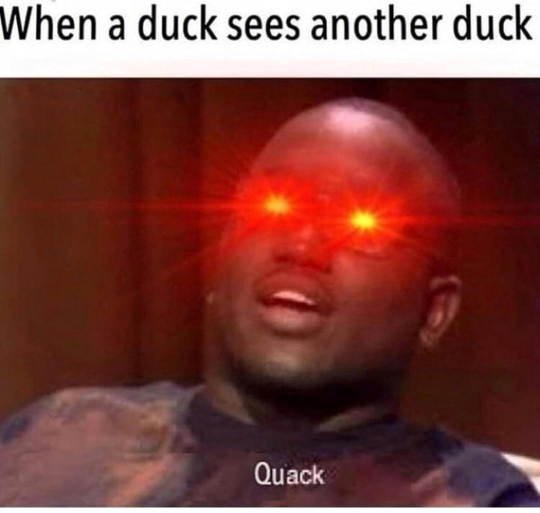
#> input picture dispimg.jpg, 1080 x 1026 px, found by its file name (shown at 1/2 size)
$ python tutorial00.py
#> lines starting #> are read from the running program, lines starting #| are printed output that depends on the picture
import cv2
## Part 00: Reading the image
## imread function reads the image specified
img=cv2.imread('images/dispimg.jpg')
#> img is the input picture: shape (1026, 1080, 3); mean B, G, R 60.8, 66.1, 121.7
## Part 01: Reading the size of the image and performing operations
## reading and printing size of the image
(h,w)=img.shape[:2]
#> h = 1026; w = 1080
print("The size of the image is",h,"x",w)
#| The size of the image is 1026 x 1080

## to access the image's pixel at x=250 y=500 we can use the following
''' Sidenote #1:
 OpenCV uses BGR ordering because it was a standard when OpenCV
 was being built.But now, RGB is the most common standard for ordering,
 even OpenCV could change its ordering to RGB but modifying it could break the code.
'''
(b,g,r)=img[250,500]
#> b = 3; g = 11; r = 104
print("R:",r," G:",g," B:",b)
#| R: 104  G: 11  B: 3

##cropping the image to 400x600,220x500
Region_of_Interest = img[400:600,220:500]
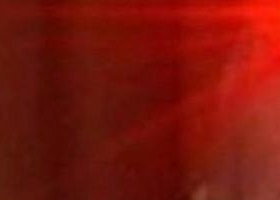
#> Region_of_Interest: shape (200, 280, 3); mean B, G, R 10.8, 21.1, 122.7

## resizing image
# use cv2.resize function along with size
small=cv2.resize(img,(500,500))
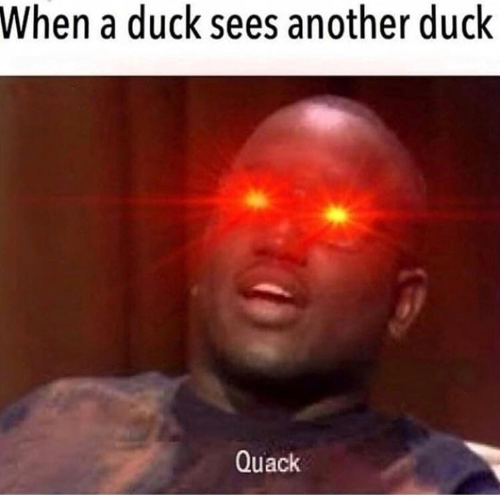
#> small: shape (500, 500, 3); mean B, G, R 60.6, 66, 121.6
# resize image to smaller size with fixed aspect ratio
# below is the standard formulae to perform the latter
r = 300.0/w
#> r = 0.278
dim = (300,int(h * r))
#> dim = (300, 285)
# pass the args to resize the image
asp=cv2.resize(img,dim)
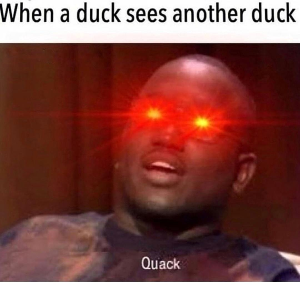
#> asp: shape (285, 300, 3); mean B, G, R 60.6, 66, 121.6
# resizing with imutils
import imutils
asp =imutils.resize(img,width=300)

# rotation of image
#compute the center
center = (w//2,h//2)
#> center = (540, 513)
## using getRotationMatrix2D to get the affine matrix
''' SideNotes 02- Syntax for getRotation2DMatrix
    1.center
    2.angle of rotation
    3.scale (uses isotropic scale factor)
    refer to https://docs.opencv.org/2.4/modules/imgproc/doc/geometric_transformations.html
'''
m = cv2.getRotationMatrix2D(center,-45.0,1.00)
## applying affine transformation
rotated=cv2.warpAffine(img,m,(w,h))
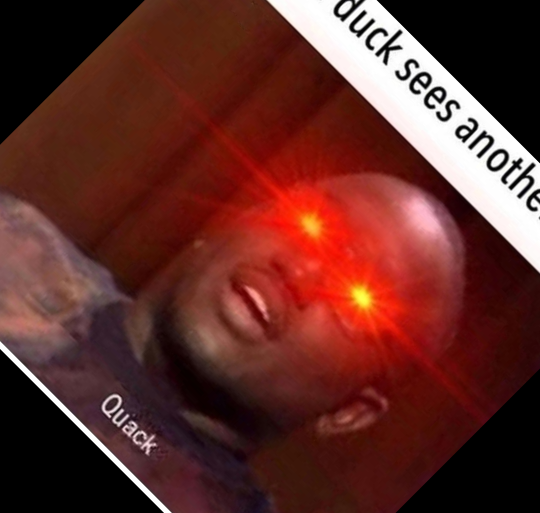
#> rotated: shape (1026, 1080, 3) (shown at 1/2 size); mean B, G, R 39.4, 45, 96.7

## performing rotation using imutils library
rotated_imutils=imutils.rotate(img,-45)
## non clipped rotation using imutils
rotate_bound=imutils.rotate_bound(img,45)
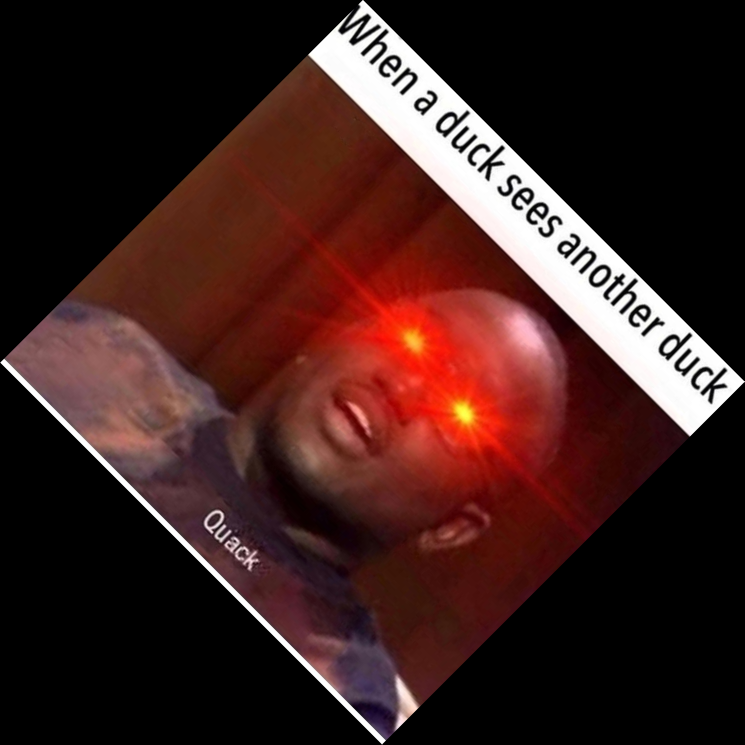
#> rotate_bound: shape (1489, 1489, 3) (shown at 1/2 size); mean B, G, R 30.4, 33.1, 60.8

# using gaussian blur to smooth image
# 21,21 is the kernel size
blur=cv2.GaussianBlur(img,(21,21),0)
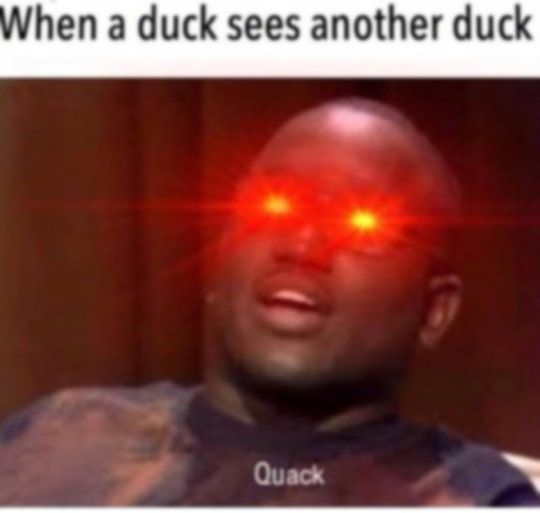
#> blur: shape (1026, 1080, 3) (shown at 1/2 size); mean B, G, R 60.7, 66.1, 121.7
cv2.imshow("Image",blur)
cv2.waitKey(0)
